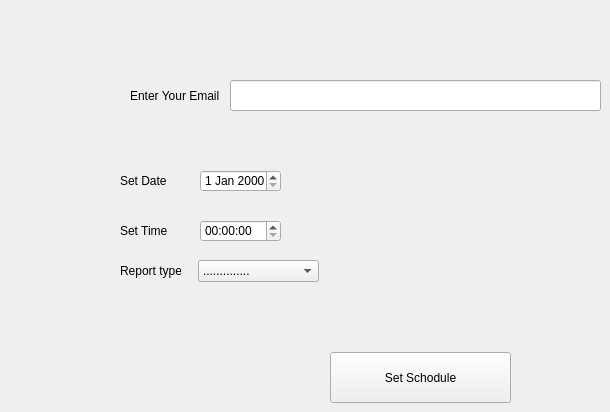
      <widget class="QWidget" name="tab_21">
       <attribute name="title">
        <string>Admin Reports</string>
       </attribute>
       <widget class="QLineEdit" name="lineEdit_20">
        <property name="geometry">
         <rect>
          <x>230</x>
          <y>80</y>
          <width>371</width>
          <height>31</height>
         </rect>
        </property>
       </widget>
       <widget class="QLabel" name="label_52">
        <property name="geometry">
         <rect>
          <x>130</x>
          <y>80</y>
          <width>101</width>
          <height>31</height>
         </rect>
        </property>
        <property name="text">
         <string>Enter Your Email </string>
        </property>
       </widget>
       <widget class="QTimeEdit" name="timeEdit">
        <property name="geometry">
         <rect>
          <x>200</x>
          <y>220</y>
          <width>81</width>
          <height>22</height>
         </rect>
        </property>
       </widget>
       <widget class="QDateEdit" name="dateEdit_5">
        <property name="geometry">
         <rect>
          <x>200</x>
          <y>170</y>
          <width>81</width>
          <height>22</height>
         </rect>
        </property>
       </widget>
       <widget class="QLabel" name="label_53">
        <property name="geometry">
         <rect>
          <x>120</x>
          <y>210</y>
          <width>61</width>
          <height>41</height>
         </rect>
        </property>
        <property name="text">
         <string>Set Time</string>
        </property>
       </widget>
       <widget class="QLabel" name="label_54">
        <property name="geometry">
         <rect>
          <x>120</x>
          <y>160</y>
          <width>51</width>
          <height>41</height>
         </rect>
        </property>
        <property name="text">
         <string>Set Date</string>
        </property>
       </widget>
       <widget class="QPushButton" name="pushButton_32">
        <property name="geometry">
         <rect>
          <x>330</x>
          <y>352</y>
          <width>181</width>
          <height>51</height>
         </rect>
        </property>
        <property name="text">
         <string>Set Schodule</string>
        </property>
       </widget>
       <widget class="QComboBox" name="comboBox_20">
        <property name="geometry">
         <rect>
          <x>198</x>
          <y>260</y>
          <width>121</width>
          <height>22</height>
         </rect>
        </property>
        <item>
         <property name="text">
          <string>..............</string>
         </property>
        </item>
        <item>
         <property name="text">
          <string>Deily</string>
         </property>
        </item>
        <item>
         <property name="text">
          <string>Monthly</string>
         </property>
        </item>
        <item>
         <property name="text">
          <string>Annualy</string>
         </property>
        </item>
       </widget>
       <widget class="QLabel" name="label_55">
        <property name="geometry">
         <rect>
          <x>120</x>
          <y>250</y>
          <width>61</width>
          <height>41</height>
         </rect>
        </property>
        <property name="text">
         <string>Report type</string>
        </property>
       </widget>
      </widget>
